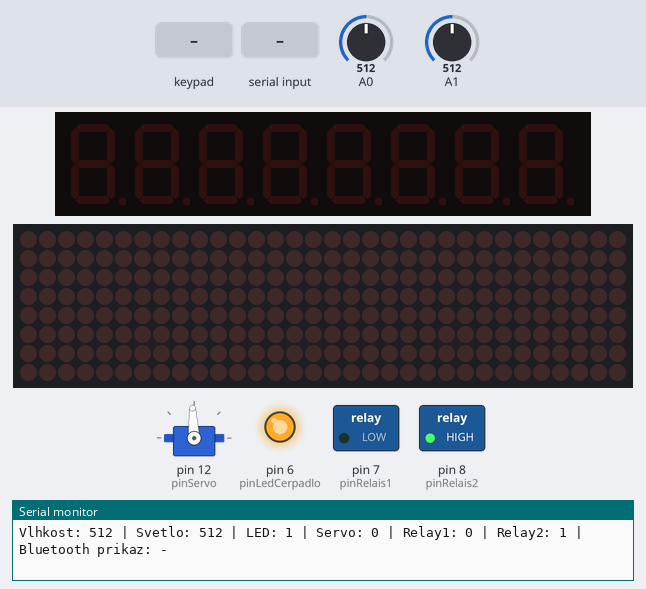
The sketch below on a simulated Arduino Leonardo, built with avr-gcc and run on an emulated ATmega32U4. Parts: servo, 8-digit seven-segment display, 32×8 LED matrix, switched loads named in the sketch (green lamp = pin HIGH), output pins drawn as LEDs (lit = HIGH), the last lines printed to the serial monitor. The test bench sets the inputs (shaded band); at power-on: A0 = 512, A1 = 512.

Above: at 1.7 s.
1.8 s: key '1' pressed
At 2.2 s:
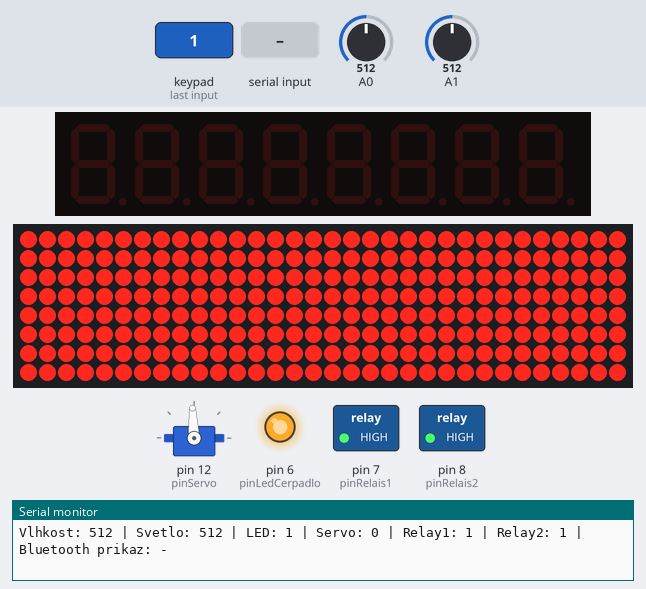
3.3 s: "2" received over the second serial link
At 4.1 s:
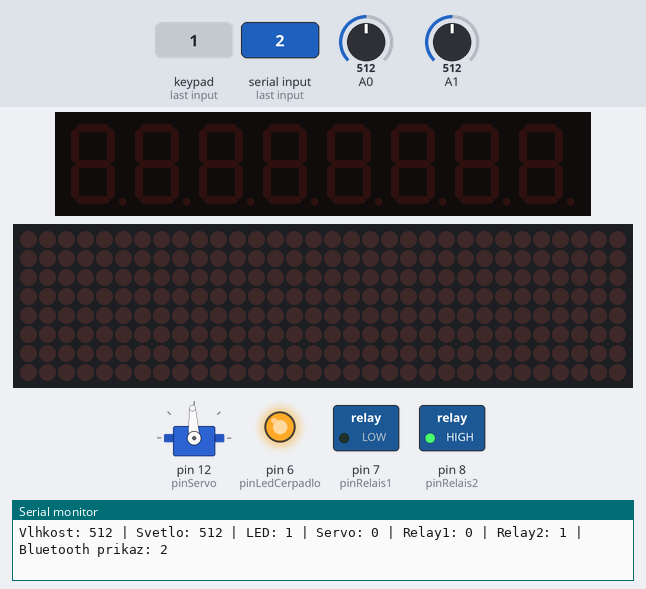
4.8 s: key '3' pressed
At 5.1 s:
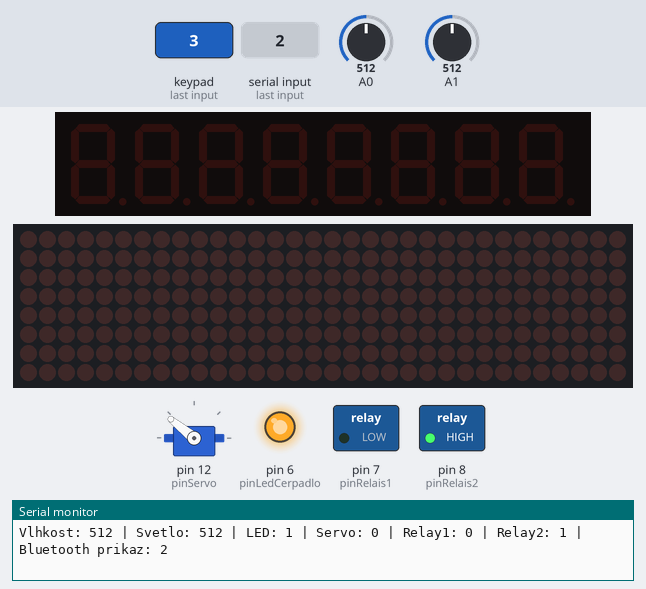
6.9 s: "6" received over the second serial link
At 7.4 s:
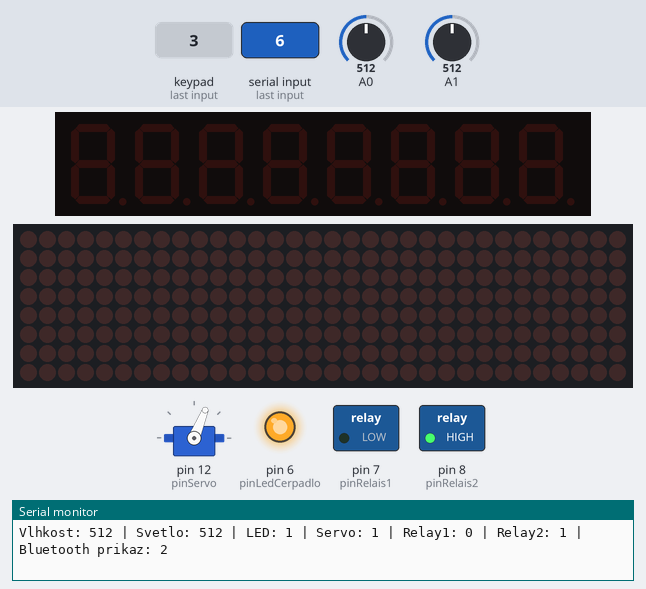
9.0 s: "4" received over the second serial link
At 10.2 s:
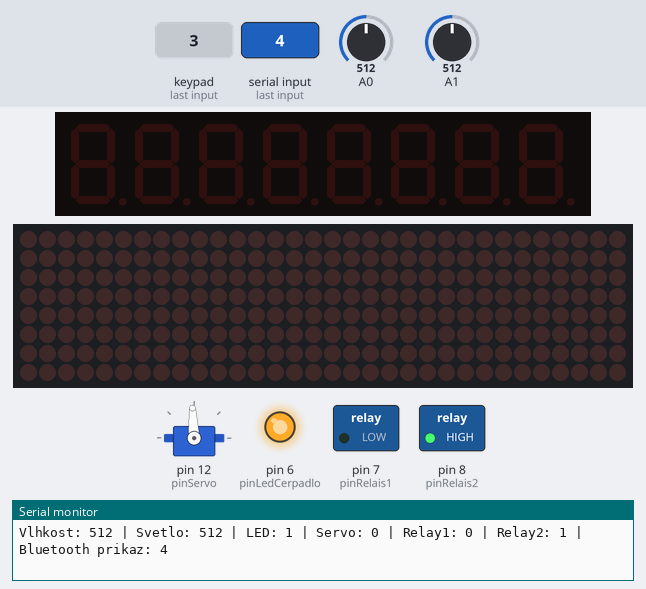
10.5 s: "1" received over the second serial link
At 11.5 s:
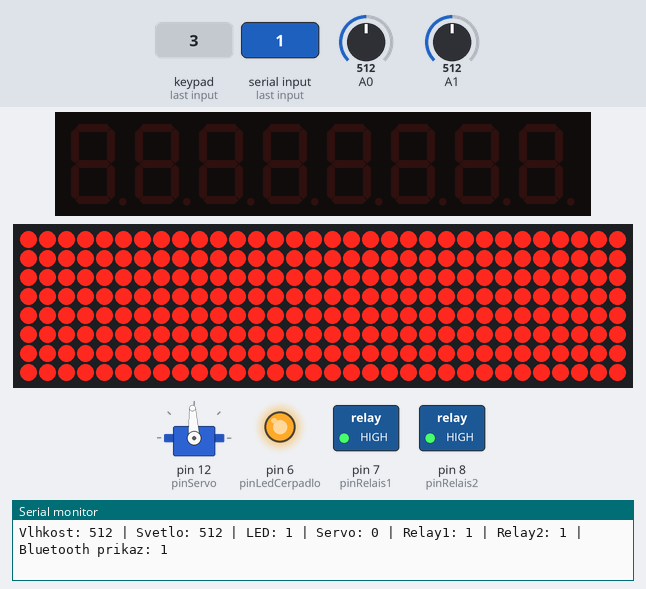
Timing chart, 0 to 13.0 s (numbered marks = the images above; inputs shaded):
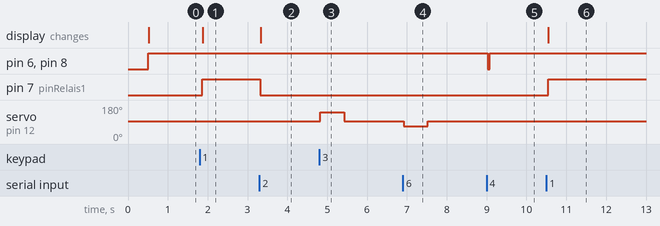

Measured:
- after the input at 1.8 s, pin 7 (pinRelais1): LOW → HIGH after 0.07 s; the display: changes after 0.07 s (image 1)
- after the input at 3.3 s, pin 7 (pinRelais1): HIGH → LOW at once; the display: changes at once (image 2)
- after the input at 4.8 s, servo on pin 12 (pinServo): 93° → 141° at once, → 93° 0.60 s later
- after the input at 6.9 s, servo on pin 12 (pinServo): 93° → 68° at once, → 93° 0.60 s later
- after the input at 9.0 s, pin 6 (pinLedCerpadlo), pin 8 (pinRelais2): HIGH → LOW at once, → HIGH 0.05 s later
- after the input at 10.5 s, pin 7 (pinRelais1): LOW → HIGH at once; the display: changes at once (image 6)

The sketch:

K_d_-_p_t_.ino
```cpp
#include <TM1638.h>
#include <LedControl.h>
#include <Servo.h>

// -------------------- TM1638 --------------------
TM1638 panel(2, 3, 4);

// -------------------- LED MATICE ----------------
LedControl matice = LedControl(11, 13, 10, 4);

// -------------------- PINY ----------------------
int pinLedCerpadlo = 6;
int pinServo = 12;

// 2kanálový relé modul
int pinRelais1 = 7; // relé pro LED matici
int pinRelais2 = 8; // relé pro čerpadlo

// -------------------- SERVO ---------------------
Servo servoMotor;
int stavServa = 0;   // 0 = zavřeno, 1 = otevřeno
int stavOsvetleni = 0;
int stavZavlazovani = 0;
byte predchozi = 0;
char posledniBluetooth = '-';

void setup() {
  // -------- Nastavení výstupů před inicializací periferií ----------
  pinMode(pinLedCerpadlo, OUTPUT);
  digitalWrite(pinLedCerpadlo, LOW);
  pinMode(pinRelais1, OUTPUT);
  digitalWrite(pinRelais1, LOW);
  pinMode(pinRelais2, OUTPUT);
  digitalWrite(pinRelais2, LOW);

  // -------- Servo ----------
  servoMotor.attach(pinServo);
  servoMotor.writeMicroseconds(1500); // STOP
  delay(500);                          // stabilizační pauza
  servoMotor.writeMicroseconds(1500); // jistota, že servo stojí

  // -------- LED matice ----------
  for (int i = 0; i < 4; i = i + 1) {
    matice.shutdown(i, 0);
    matice.setIntensity(i, 8);
    matice.clearDisplay(i);
  }

  // -------- PC ----------
  Serial.begin(9600);

  // -------- BLUETOOTH (HC-06) ----------
  Serial1.begin(9600);
  Serial.println("Arduino start");
}

void loop() {
  // ================= TM1638 =================
  byte tlacitka = panel.getButtons();

  if ((tlacitka & 0x01) && !(predchozi & 0x01)) {
    stavOsvetleni = 1 - stavOsvetleni;
    if (stavOsvetleni == 1) {
      for (int i = 0; i < 4; i = i + 1)
        for (int j = 0; j < 8; j = j + 1)
          matice.setRow(i, j, 0xFF);
      digitalWrite(pinRelais1, HIGH);
    } else {
      for (int i = 0; i < 4; i = i + 1)
        matice.clearDisplay(i);
      digitalWrite(pinRelais1, LOW);
    }
  }

  if ((tlacitka & 0x02) && !(predchozi & 0x02)) {
    stavZavlazovani = 1 - stavZavlazovani;
    digitalWrite(pinLedCerpadlo, stavZavlazovani);
    digitalWrite(pinRelais2, stavZavlazovani ? HIGH : LOW);
  }

  if ((tlacitka & 0x04) && !(predchozi & 0x04)) {
    ovladaniServa();
  }

  predchozi = tlacitka;

  // ================= SENSORY =================
  int hodnotaVlhkost = analogRead(A0);
  int hodnotaSvetlo  = analogRead(A1);

  // LED čerpadla svítí, pokud:
  // 1) Uživatel ji zapnul manuálně nebo přes Bluetooth (stavZavlazovani == 1)
  // 2) Nebo pokud je půda suchá nebo světlo slabé (vlhkost nízká hodnota = vlhko, světlo nízká = intenzivní)
  if (stavZavlazovani == 1) {
      // Uživatelská aktivace má přednost
      digitalWrite(pinLedCerpadlo, 1);
      digitalWrite(pinRelais2, 1); // aktivace relé2 při zapnutí LED
  } else if (hodnotaVlhkost >= 400 || hodnotaSvetlo >= 300) {
      // Automatické zapnutí podle senzorů
      digitalWrite(pinLedCerpadlo, 1);
      digitalWrite(pinRelais2, 1); // aktivace relé2 při zapnutí LED
  } else {
      // Podmínky pro nesvítící LED: vlhko a dostatek světla
      digitalWrite(pinLedCerpadlo, 0);
      digitalWrite(pinRelais2, 0); // deaktivace relé2 při vypnutí LED
  }

  // ================= BLUETOOTH =================
  if (Serial1.available() > 0) {
    char znak = Serial1.read();
    posledniBluetooth = znak;

    if (znak == '1') {
      stavOsvetleni = 1;
      for (int i = 0; i < 4; i = i + 1)
        for (int j = 0; j < 8; j = j + 1)
          matice.setRow(i, j, 0xFF);
      digitalWrite(pinRelais1, HIGH);
    }

    if (znak == '2') {
      stavOsvetleni = 0;
      for (int i = 0; i < 4; i = i + 1)
        matice.clearDisplay(i);
      digitalWrite(pinRelais1, LOW);
    }

    if (znak == '3') {
      stavZavlazovani = 1;
      digitalWrite(pinLedCerpadlo, 1);
      digitalWrite(pinRelais2, HIGH);
    }

    if (znak == '4') {
      stavZavlazovani = 0;
      digitalWrite(pinLedCerpadlo, 0);
      digitalWrite(pinRelais2, LOW);
    }

    if (znak == '5') {
      servoMotor.writeMicroseconds(2000);
      delay(600);
      servoMotor.writeMicroseconds(1500);
      stavServa = 1;
    }

    if (znak == '6') {
      servoMotor.writeMicroseconds(1250);
      delay(600);
      servoMotor.writeMicroseconds(1500);
      stavServa = 0;
    }
  }

  // ================= VÝPIS =================
  Serial.print("Vlhkost: ");
  Serial.print(hodnotaVlhkost);
  Serial.print(" | Svetlo: ");
  Serial.print(hodnotaSvetlo);
  Serial.print(" | LED: ");
  Serial.print(digitalRead(pinLedCerpadlo));
  Serial.print(" | Servo: ");
  Serial.print(stavServa);
  Serial.print(" | Relay1: ");
  Serial.print(digitalRead(pinRelais1));
  Serial.print(" | Relay2: ");
  Serial.print(digitalRead(pinRelais2));
  Serial.print(" | Bluetooth prikaz: ");
  Serial.println(posledniBluetooth);

  delay(50);
}

// ================= SERVO =================
void ovladaniServa() {
  if (stavServa == 0) {
    servoMotor.writeMicroseconds(2000);
    delay(600);
    servoMotor.writeMicroseconds(1500);
    stavServa = 1;
  } else {
    servoMotor.writeMicroseconds(1250);
    delay(600);
    servoMotor.writeMicroseconds(1500);
    stavServa = 0;
  }
}
```
